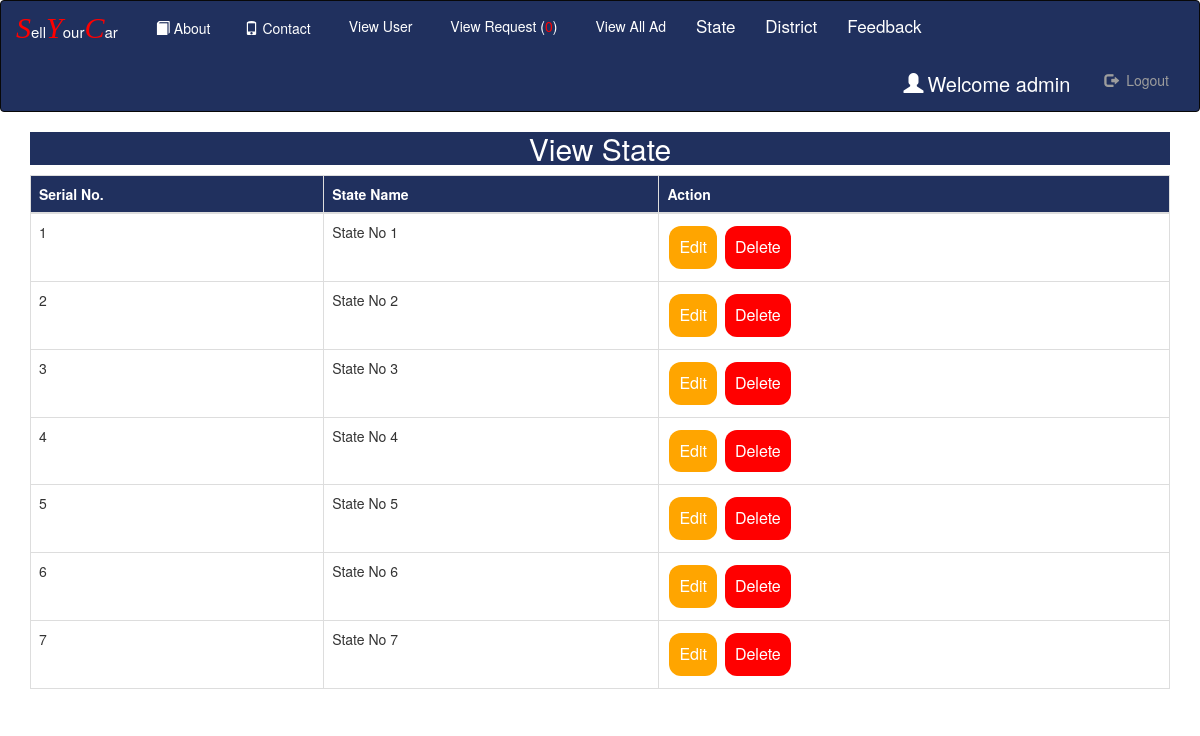
/view_state (signed in), run on the app's committed database.
### Room/models.py (models this page shows, shortened)
class State(models.Model):
    state=models.CharField(max_length=100,null=True)

### Room/views.py (the view)
# urls.py: path('view_state', View_State,name='view_state'),
def View_State(request):
    if not request.user.is_staff:
        return redirect('home')
    state=State.objects.all()
    d={'state':state}
    return render(request,'view_state.html',d)

### Room/context_processors.py (called while the page is built)
def get_unaccepted_car_count(self):
    car_count = Status.objects.filter(status = False).count()
    return {
        "car_count": car_count
    }

### Room/request_exposer.py (called while the page is built)
def RequestExposerMiddleware(get_response):
    def middleware(request):
        models.exposed_request = request
        response = get_response(request)
        return response
    return middleware

### Room/templates/view_state.html
{% extends 'navigation.html' %}
{% block body %}
<center><div class="container"><h2 style="color:white;background-color:#20305E;width=100%">View State</h2></div></center>
 <div class="container">
<table class="table table-bordered" width="100%" id="myTable">
  <thead>
  <tr>
    <th>Serial No.</th>
    <th>State Name</th>
    <th>Action</th>
  </tr>
  </thead>
   <tbody>
    {% for i in state %}
  <tr>
    <td>{{forloop.counter}}</td>
    <td>{{i.state}}</td>
      <td><a href="{% url 'edit_state' i.id %}"><button class="button button1">Edit</button></a>
      <a href="{% url 'delete_state' i.id %}"><button class="button button2">Delete</button></a></td>
  </tr>
    {% endfor %}
    </tbody>
</table>
 </div>
{% endblock %}

### Room/templates/navigation.html (shortened to what this page needs)
<!DOCTYPE html>
<html lang="en">
{% load static %}
<head>
  <link rel="stylesheet" href="https://maxcdn.bootstrapcdn.com/bootstrap/3.3.6/css/bootstrap.min.css">
    <link rel = stylesheet href = "https://cdn.datatables.net/1.10.20/css/jquery.dataTables.min.css">
  <link rel="stylesheet" type="text/css" href="https://cdn.jsdelivr.net/npm/toastify-js/src/toastify.min.css">
</head>
<body>
<nav class="navbar navbar-inverse" style="padding:0px;margin:0px;background-color:#20305E;color:white;>
  <div class="container-fluid" style="padding:0px;margin:0px">
    <div class="navbar-header" style="margin-bottom:4px;margin-right:4px;">
      <a class="navbar-brand" href="{% url 'home' %}"><span style="font-size:30px;color:Red"><i style="font-family:cursive">S</i></span><span style="font-size:15px;color:white">ell</span><span style="font-size:30px;color:Red"><i style="font-family:cursive">Y</i></span><span style="font-size:15px;color:white">our</span><span style="font-size:30px;color:Red"><i style="font-family:cursive">C</i></span><span style="font-size:15px;color:white">ar</span></a>
    </div>
    <ul class="nav navbar-nav">
        <li><a href="{% url 'about' %}" style = "color : white"><span class="glyphicon glyphicon-book" style="padding:4px"></span>About</a></li>
        <li><a href="{% url 'contact' %}" style = "color : white"><span class="glyphicon glyphicon-phone" style="padding:4px"></span>Contact</a></li>
      {% if not request.user.is_staff %}
      <li><a href="{% url 'search' %}" style = "color : white"><span class="glyphicon glyphicon-search" style="padding:4px"></span>Search Car</a></li>
      <li class="nav-item dropdown">
        <a class="nav-link dropdown-toggle" href="#" id="navbardrop" data-toggle="dropdown" style="color : white ">
          Feedback
        </a>
        <div class="dropdown-menu">
          <a class="dropdown-item" href="send_feedback/" style="font-size:17px;color : #20305E">Send Feedback</a><br>
        </div>
        {% comment %} <div class="dropdown-menu">
          <a class="dropdown-item" href="{% url 'my_favourate_ad'%}" style="font-size:17px;color : #20305E">My Favouarates</a><br>
        </div> {% endcomment %}
      </li>
      {% if request.user.username %}
        <li><a href="{% url 'rent1' %}" style = "color : white"><span class="glyphicon glyphicon-plus" style="padding:4px"></span>Post Car Ad</a></li>
      <li><a href="{% url 'my_car_list' %}" style = "color : white"><span class="glyphicon glyphicon-View" style="padding:4px"></span>View My Ad</a></li>
      <li><a href="{% url 'my_favourate_ad' %}" style = "color : white"><span class="glyphicon glyphicon-View" style="padding:4px"></span>My Fav</a></li>
    {% endif %}
        {% else %}
      <li><a href="{% url 'view_user' %}" style = "color : white"><span class="glyphicon glyphicon-View" style="padding:4px"></span>View User</a></li>
      <li><a href="{% url 'request' %}" style = "color : white"><span class="glyphicon glyphicon-View" style="padding:4px"></span>View Request (<span style="color:red">{{car_count}}</span>)</a></li>
      <li><a href="{% url 'alladd' %}" style = "color : white"><span class="glyphicon glyphicon-View" style="padding:4px"></span>View All Ad</a></li>
    <li class="nav-item dropdown">
      <a class="nav-link dropdown-toggle" href="#" id="navbardrop" data-toggle="dropdown" style="font-size:17px;color : white">
        State
      </a>
    </li>
        <li class="nav-item dropdown">
      <a class="nav-link dropdown-toggle" href="#" id="navbardrop" data-toggle="dropdown" style="font-size:17px;color : white ">
        District
      </a>
    </li>
    <li class="nav-item dropdown">
      <a class="nav-link dropdown-toggle" href="#" id="navbardrop" data-toggle="dropdown" style="font-size:17px;color : white ">
        Feedback
      </a>
    </li>
        {% endif %}
    </ul>
    {% if request.user.username %}
    <ul class="nav navbar-nav navbar-right">
      <li><a href="{% url 'user_detail' %}" style="color:white;font-size:20px"> <span class="glyphicon glyphicon-user" style="padding:4px;"></span>Welcome  {{request.user.username}}</a></li>
      <li><a href="{% url 'logout' %}" style="margin-right:30px"><span class="glyphicon glyphicon-log-out" style="padding:4px;"></span> Logout</a></li>
    </ul>
    {% endif %}
</nav>
{% block body %}
{% endblock %}
</body>
</html>

### Room/templates/navigation.html (style rules this page uses)
.button { background-color: orange; border: none; color: white; padding: 10px; text-align: center; text-decoration: none; display: inline-block; font-size: 16px; margin: 4px 2px; cursor: pointer; }
.button2 { background-color: red; border: none; color: white; padding: 10px; text-align: center; text-decoration: none; display: inline-block; font-size: 16px; margin: 4px 2px; cursor: pointer; }
.button1 { border-radius: 12px; }
.button2 { border-radius: 12px; }
th { background-color:#20305E; color:white; }

### data on the page
State: state "State No 1"
State: state "State No 2"
State: state "State No 3"
State: state "State No 4"
State: state "State No 5"
State: state "State No 6"
State: state "State No 7"

### other printed values
{{ car_count }} "0"
{{ request.user.username }} "admin"
